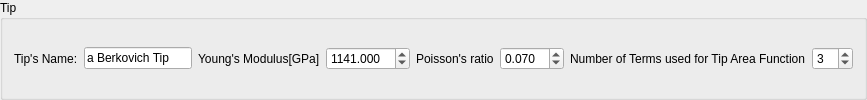
           <widget class="QGroupBox" name="groupBox_7">
            <property name="sizePolicy">
             <sizepolicy hsizetype="Preferred" vsizetype="Maximum">
              <horstretch>0</horstretch>
              <verstretch>0</verstretch>
             </sizepolicy>
            </property>
            <property name="title">
             <string>Tip</string>
            </property>
            <layout class="QGridLayout" name="gridLayout_15">
             <item row="0" column="3">
              <widget class="QDoubleSpinBox" name="doubleSpinBox_E_Tip_tabTAF">
               <property name="decimals">
                <number>3</number>
               </property>
               <property name="maximum">
                <double>99999.990000000005239</double>
               </property>
               <property name="value">
                <double>1141.000000000000000</double>
               </property>
              </widget>
             </item>
             <item row="0" column="7">
              <widget class="QSpinBox" name="spinBox_number_of_TAFterms">
               <property name="sizePolicy">
                <sizepolicy hsizetype="Preferred" vsizetype="Maximum">
                 <horstretch>0</horstretch>
                 <verstretch>0</verstretch>
                </sizepolicy>
               </property>
               <property name="value">
                <number>3</number>
               </property>
              </widget>
             </item>
             <item row="0" column="6">
              <widget class="QLabel" name="label_14">
               <property name="sizePolicy">
                <sizepolicy hsizetype="Preferred" vsizetype="Expanding">
                 <horstretch>0</horstretch>
                 <verstretch>0</verstretch>
                </sizepolicy>
               </property>
               <property name="text">
                <string>Number of Terms used for Tip Area Function</string>
               </property>
              </widget>
             </item>
             <item row="0" column="1">
              <widget class="QLineEdit" name="lineEdit_TipName_tabTAF">
               <property name="sizePolicy">
                <sizepolicy hsizetype="Expanding" vsizetype="Fixed">
                 <horstretch>0</horstretch>
                 <verstretch>0</verstretch>
                </sizepolicy>
               </property>
               <property name="text">
                <string>a Berkovich Tip</string>
               </property>
              </widget>
             </item>
             <item row="0" column="2">
              <widget class="QLabel" name="label_34">
               <property name="text">
                <string>Young's Modulus[GPa]</string>
               </property>
              </widget>
             </item>
             <item row="0" column="0">
              <widget class="QLabel" name="label_63">
               <property name="text">
                <string>Tip's Name:</string>
               </property>
              </widget>
             </item>
             <item row="0" column="4">
              <widget class="QLabel" name="label_64">
               <property name="text">
                <string>Poisson's ratio</string>
               </property>
              </widget>
             </item>
             <item row="0" column="5">
              <widget class="QDoubleSpinBox" name="doubleSpinBox_Poisson_Tip_tabTAF">
               <property name="decimals">
                <number>3</number>
               </property>
               <property name="value">
                <double>0.070000000000000</double>
               </property>
              </widget>
             </item>
            </layout>
           </widget>
